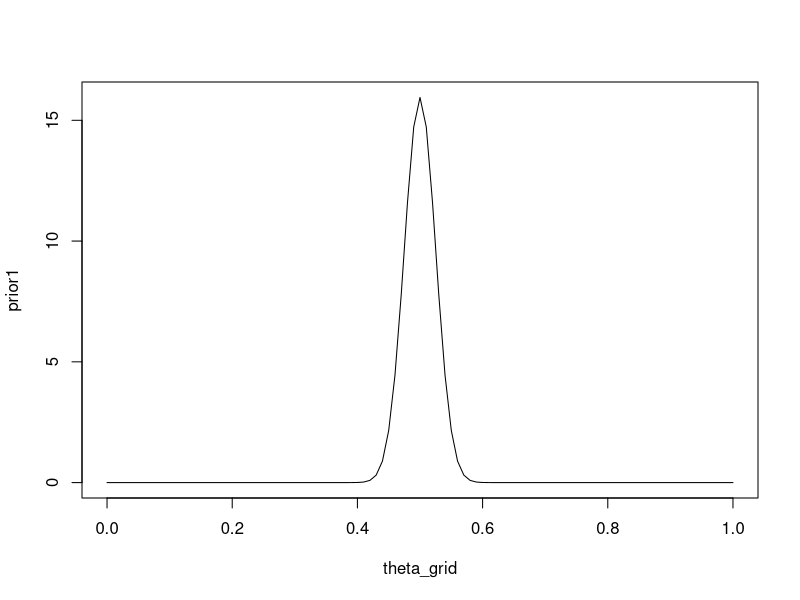
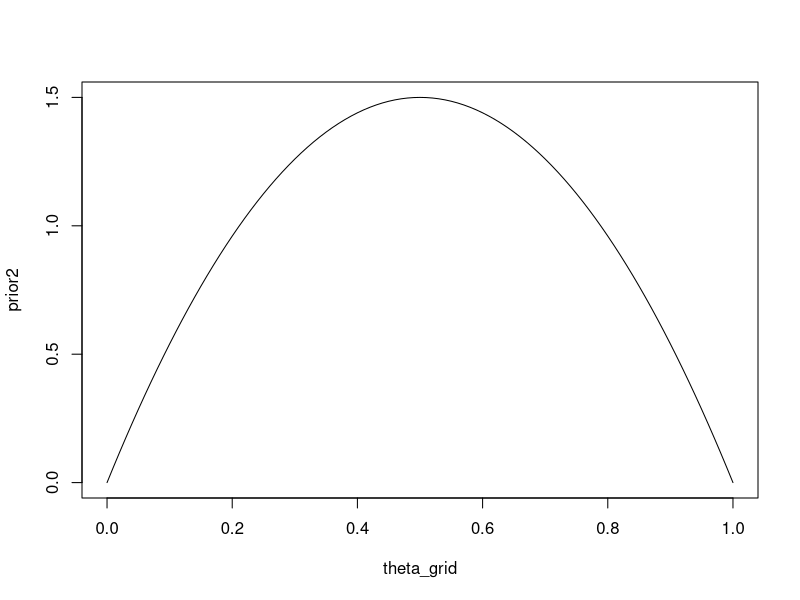
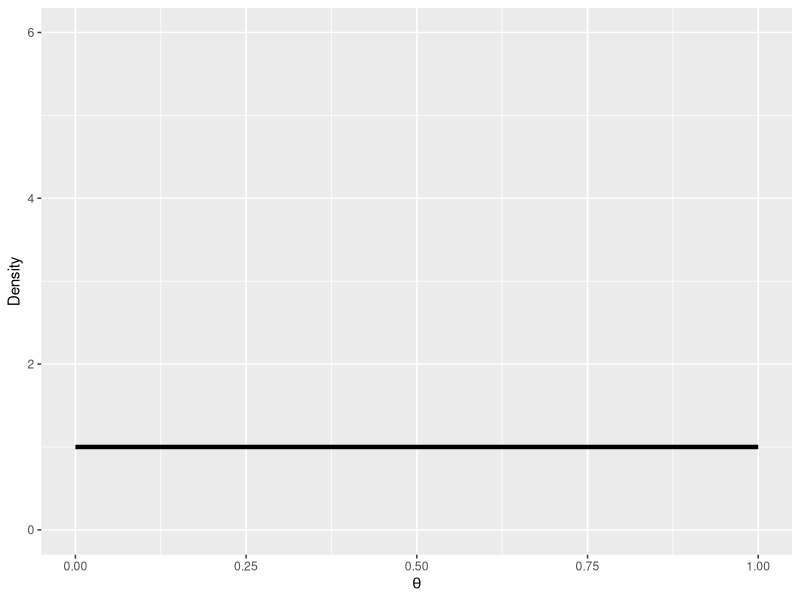
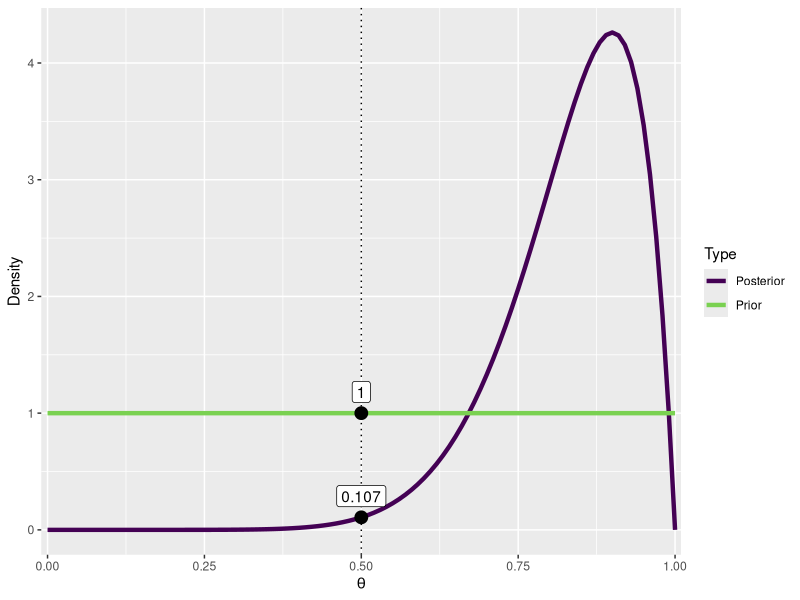

Recreate these plots in R, in order.
## ---- chunk 1
theta_grid <- seq(0, 1, length = 101)
prior1 <- dbeta(theta_grid, shape1 = 200, shape2 = 200)
plot(theta_grid, prior1, "l")
## ---- chunk 2
prior2 <- dbeta(theta_grid, shape1 = 2, shape2 = 2)
plot(theta_grid, prior2, "l")
## ---- chunk 3
#| echo: false
#| warning: false
#| message: false
library(tidyverse)
## ---- chunk 4
n_correct <- 9
n_questions <- 10
## ---- chunk 5
pd <- tibble(
  x = seq(0, 1, by = .01),
  Prior = dbeta(x, 1, 1)
)
ggplot(pd, aes(x, Prior)) +
  geom_line(size = 1.5) +
  coord_cartesian(xlim = 0:1, ylim = c(0, 6), expand = 0.01) +
  labs(y = "Density", x = bquote(theta))
## ---- chunk 6
(dprior <- dbeta(0.5, 1, 1))
## ---- chunk 7
(dposterior <- dbeta(0.5, 10, 2))
## ---- chunk 8
BF01 <- dposterior / dprior
## ---- chunk 9
BF01
## ---- chunk 10
(BF10 <- 1/BF01)
## ---- chunk 11
pd <- pd |> 
  mutate(Posterior = dbeta(x, 1 + n_correct, 1 + (n_questions-n_correct)))

pdw <- pd |> 
  pivot_longer(names_to = "Type", 
               values_to = "density", 
               Prior:Posterior)
pdw |> 
  ggplot(aes(x, density, col = Type)) +
  geom_vline(xintercept = 0.5, linetype = "dotted") +
  geom_line(size = 1.5) +
  scale_x_continuous(expand = expansion(0.01)) +
  scale_color_viridis_d(end = 0.8) +
  labs(y = "Density", x = bquote(theta)) +
  annotate("point", x = c(.5, .5), 
           y = c(pdw$density[pdw$x == .5]),
           size = 4) +
  annotate("label",
    x = c(.5, .5),
    y = pdw$density[pdw$x == .5],
    label = round(pdw$density[pdw$x == .5], 3),
    vjust = -.5
  )
## ---- chunk 12
filter(pd, x == .5) |>
  mutate(
    BF01 = Posterior / Prior,
    BF10 = 1 / BF01) 
## ---- chunk 13
wins <- 6
games <- 9

cardgame <- c(rep(1, wins), rep(0, games-wins)) |> 
  sample(games, replace = FALSE)

cardgame <- tibble(game = 1:9,
                   winner = if_else(cardgame == 1, "A", "B"),
                   indicator = cardgame)

cardgame |> write_csv("cardgame.csv")
## ---- chunk 14
n_correct <- 9
n_questions <- 10

questions <- c(rep(1, n_correct), rep(0, n_questions-n_correct)) |> 
  sample(n_questions, replace = FALSE)

questions <- tibble(question = 1:n_questions,
                   correct = if_else(questions == 1, "correct", "error"),
                   indicator = questions)

questions |> write_csv("questions.csv")
## ---- chunk 15
smart = tibble(IQ = c(101,100,102,104,102,97,105,105,98,101,100,123,105,103,
                      100,95,102,106,109,102,82,102,100,102,102,101,102,102,
                      103,103,97,97,103,101,97,104,96,103,124,101,101,100,
                      101,101,104,100,101),
               Group = "SmartDrug")

placebo = tibble(IQ = c(99,101,100,101,102,100,97,101,104,101,102,102,100,105,
                        88,101,100,104,100,100,100,101,102,103,97,101,101,100,
                        101, 99,101,100,100,101,100,99,101,100,102,99,100,99),
                 Group = "Placebo")

SmartDrug <- bind_rows(smart, placebo)  |>
    mutate(Group = fct_relevel(as.factor(Group), "Placebo"))
## ---- chunk 16
write_csv(SmartDrug, file = "SmartDrug.csv")
